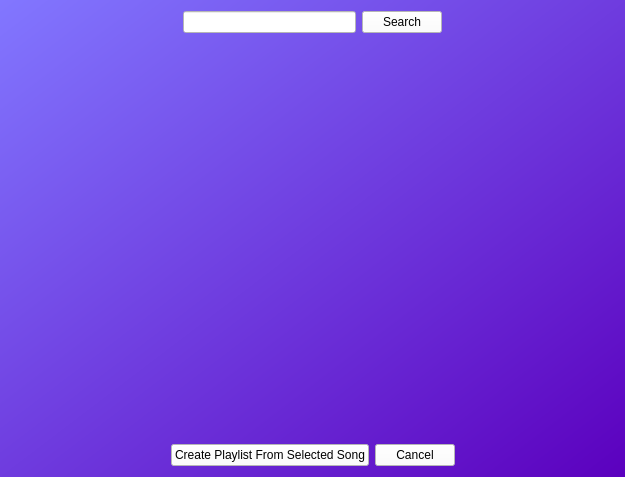
<?xml version="1.0" encoding="UTF-8"?>
<ui version="4.0">
 <class>Form</class>
 <widget class="QWidget" name="Form">
  <property name="geometry">
   <rect>
    <x>0</x>
    <y>0</y>
    <width>625</width>
    <height>477</height>
   </rect>
  </property>
  <property name="windowTitle">
   <string>Form</string>
  </property>
  <property name="styleSheet">
   <string notr="true">background-color:qlineargradient(spread:pad, x1:1, y1:1, x2:0, y2:0, stop:0 rgba(91, 0, 190, 255), stop:1 rgba(130, 119, 255, 255))</string>
  </property>
  <layout class="QVBoxLayout" name="verticalLayout">
   <item>
    <layout class="QHBoxLayout" name="Search">
     <item>
      <spacer name="horizontalSpacer">
       <property name="orientation">
        <enum>Qt::Horizontal</enum>
       </property>
       <property name="sizeHint" stdset="0">
        <size>
         <width>40</width>
         <height>20</height>
        </size>
       </property>
      </spacer>
     </item>
     <item>
      <widget class="QLineEdit" name="lineEdit">
       <property name="styleSheet">
        <string notr="true">background-color: rgba(255, 255, 255, 255);</string>
       </property>
      </widget>
     </item>
     <item>
      <widget class="QPushButton" name="searchButton">
       <property name="styleSheet">
        <string notr="true">background-color: rgba(255, 255, 255, 255);</string>
       </property>
       <property name="text">
        <string>Search</string>
       </property>
      </widget>
     </item>
     <item>
      <spacer name="horizontalSpacer_2">
       <property name="orientation">
        <enum>Qt::Horizontal</enum>
       </property>
       <property name="sizeHint" stdset="0">
        <size>
         <width>40</width>
         <height>20</height>
        </size>
       </property>
      </spacer>
     </item>
    </layout>
   </item>
   <item>
    <layout class="QHBoxLayout" name="SearchList">
     <item>
      <spacer name="horizontalSpacer_6">
       <property name="orientation">
        <enum>Qt::Horizontal</enum>
       </property>
       <property name="sizeType">
        <enum>QSizePolicy::Preferred</enum>
       </property>
       <property name="sizeHint" stdset="0">
        <size>
         <width>40</width>
         <height>20</height>
        </size>
       </property>
      </spacer>
     </item>
     <item>
      <widget class="QListWidget" name="listWidget">
       <property name="styleSheet">
        <string notr="true">background-color: rgba(255, 255, 255, 0);</string>
       </property>
       <property name="frameShape">
        <enum>QFrame::NoFrame</enum>
       </property>
      </widget>
     </item>
     <item>
      <spacer name="horizontalSpacer_5">
       <property name="orientation">
        <enum>Qt::Horizontal</enum>
       </property>
       <property name="sizeType">
        <enum>QSizePolicy::Preferred</enum>
       </property>
       <property name="sizeHint" stdset="0">
        <size>
         <width>40</width>
         <height>20</height>
        </size>
       </property>
      </spacer>
     </item>
    </layout>
   </item>
   <item>
    <layout class="QHBoxLayout" name="Buttons">
     <item>
      <spacer name="horizontalSpacer_3">
       <property name="orientation">
        <enum>Qt::Horizontal</enum>
       </property>
       <property name="sizeHint" stdset="0">
        <size>
         <width>40</width>
         <height>20</height>
        </size>
       </property>
      </spacer>
     </item>
     <item>
      <widget class="QPushButton" name="playlistFromSongButton">
       <property name="styleSheet">
        <string notr="true">background-color: rgba(255, 255, 255, 255);</string>
       </property>
       <property name="text">
        <string>Create Playlist From Selected Song</string>
       </property>
      </widget>
     </item>
     <item>
      <widget class="QPushButton" name="cancelButton">
       <property name="styleSheet">
        <string notr="true">background-color: rgba(255, 255, 255, 255);</string>
       </property>
       <property name="text">
        <string>Cancel</string>
       </property>
      </widget>
     </item>
     <item>
      <spacer name="horizontalSpacer_4">
       <property name="orientation">
        <enum>Qt::Horizontal</enum>
       </property>
       <property name="sizeHint" stdset="0">
        <size>
         <width>40</width>
         <height>20</height>
        </size>
       </property>
      </spacer>
     </item>
    </layout>
   </item>
  </layout>
 </widget>
 <resources/>
 <connections>
  <connection>
   <sender>searchButton</sender>
   <signal>clicked()</signal>
   <receiver>Form</receiver>
   <slot>search()</slot>
   <hints>
    <hint type="sourcelabel">
     <x>381</x>
     <y>24</y>
    </hint>
    <hint type="destinationlabel">
     <x>515</x>
     <y>11</y>
    </hint>
   </hints>
  </connection>
  <connection>
   <sender>playlistFromSongButton</sender>
   <signal>clicked()</signal>
   <receiver>Form</receiver>
   <slot>create_playlist()</slot>
   <hints>
    <hint type="sourcelabel">
     <x>261</x>
     <y>454</y>
    </hint>
    <hint type="destinationlabel">
     <x>124</x>
     <y>442</y>
    </hint>
   </hints>
  </connection>
  <connection>
   <sender>cancelButton</sender>
   <signal>clicked()</signal>
   <receiver>Form</receiver>
   <slot>cancel()</slot>
   <hints>
    <hint type="sourcelabel">
     <x>421</x>
     <y>459</y>
    </hint>
    <hint type="destinationlabel">
     <x>526</x>
     <y>442</y>
    </hint>
   </hints>
  </connection>
  <connection>
   <sender>lineEdit</sender>
   <signal>editingFinished()</signal>
   <receiver>Form</receiver>
   <slot>search()</slot>
   <hints>
    <hint type="sourcelabel">
     <x>253</x>
     <y>25</y>
    </hint>
    <hint type="destinationlabel">
     <x>139</x>
     <y>38</y>
    </hint>
   </hints>
  </connection>
 </connections>
 <slots>
  <slot>search()</slot>
  <slot>create_playlist()</slot>
  <slot>cancel()</slot>
 </slots>
</ui>
